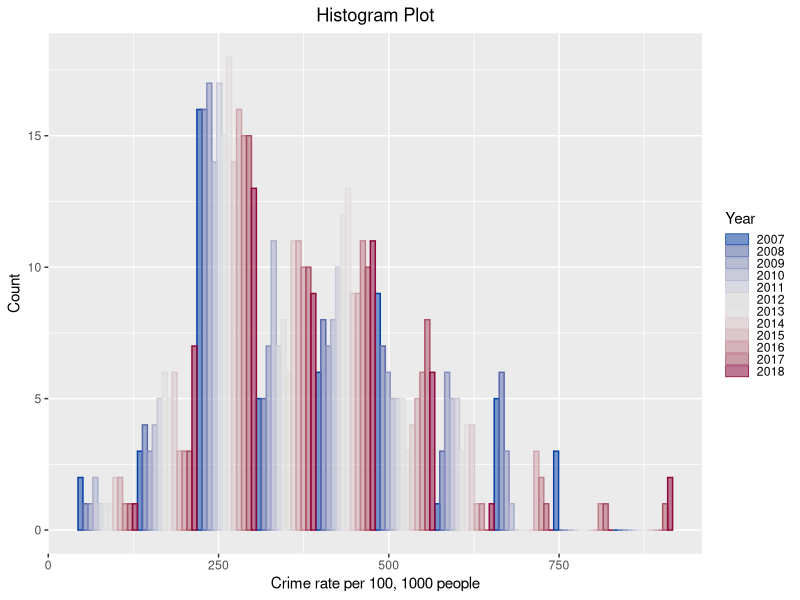
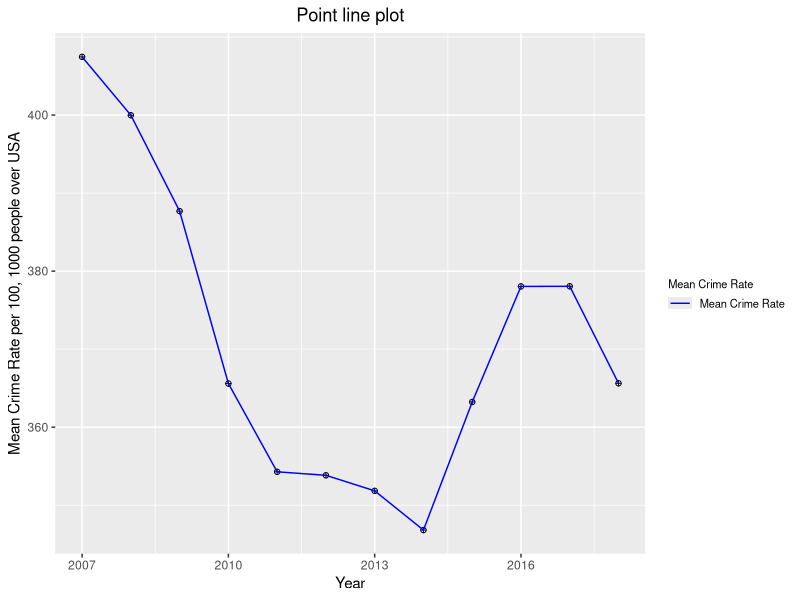
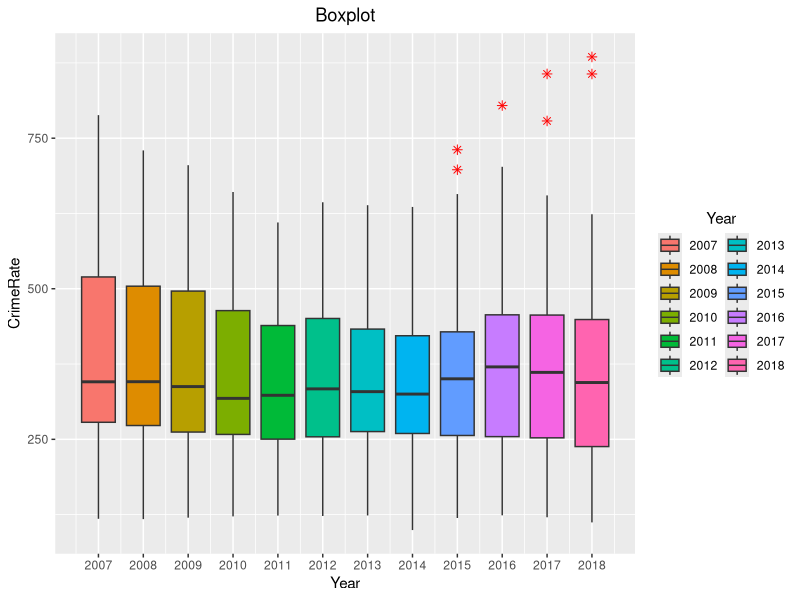
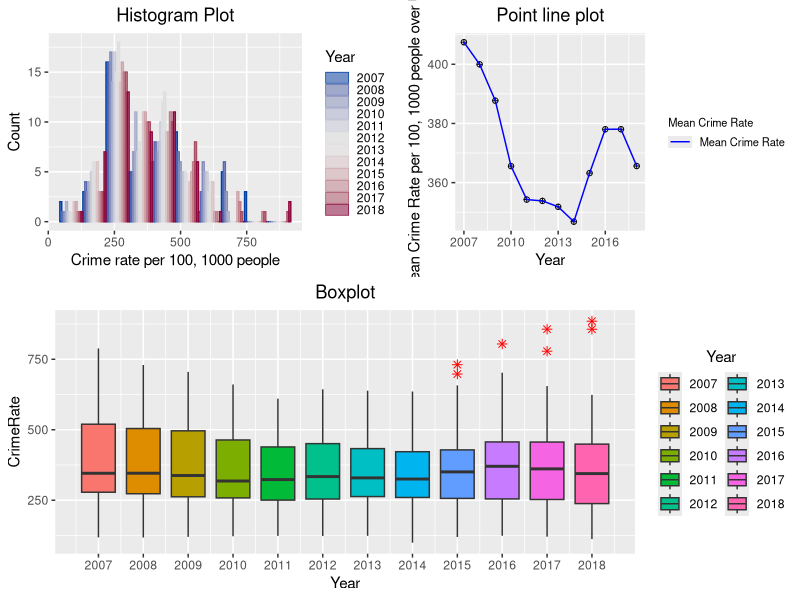

These figures' R source, in order:
## ---- chunk 1
knitr::opts_chunk$set(echo = TRUE, warning = FALSE)

## ---- chunk 2

if(!require(tidyverse)) {install.packages('tidyverse')}; require(tidyverse)
if(!require(colorspace)) {install.packages('colorspace')}; require(colorspace)
if(!require(gridExtra)) {install.packages('gridExtra')}; require(gridExtra)

library(tidyverse)
library(readxl)
library(gridExtra)

#Set the working directory
setwd(dirname(rstudioapi::getSourceEditorContext()$path))

## ---- chunk 3

crime_rates_df = readxl::read_xlsx('Sampledata2.xlsx')

## ---- chunk 4

head(crime_rates_df)
tail(crime_rates_df)

## ---- chunk 5

# Create the first color vector
n_col = length(unique(crime_rates_df$Year))
col1 = colorspace::diverge_hcl(n_col)

## ---- chunk 6

hist_plt <- ggplot(crime_rates_df,aes(x=CrimeRate, color=as.factor(Year), fill=as.factor(Year))) +
  geom_histogram(position = "dodge", alpha=0.5, bins=10) +
  scale_color_manual(values=col1) +
  scale_fill_manual(values=col1, name="Year") +
  labs(title="Crime Rate Histogram Plots", x="Crime rate per 100, 1000 people",
       y="Count", color="Year") +
  theme(plot.title=element_text(hjust=0.5),legend.key.height = unit(.10, 'cm'))+
  ggtitle("Histogram Plot")

hist_plt

## ---- chunk 7

crime_rates_df_new <- crime_rates_df %>%
  group_by(Year) %>%
  summarize(mean_rate=mean(CrimeRate),max_rate=max(CrimeRate), min_rate=min(CrimeRate))

line_plt <- ggplot(crime_rates_df_new, aes(x = Year, y = mean_rate, lty="Mean Crime Rate" )) +
  scale_linetype("Mean Crime Rate") +
  geom_point(color='black', shape=10) + 
  geom_line(color="blue") +
  labs(title="Crime Rate Histogram Plots", x="Year",
       y="Mean Crime Rate per 100, 1000 people over USA") +
  theme(plot.title=element_text(hjust=0.5), legend.text = element_text(size =8),
        legend.title = element_text(size = 8), legend.key.height = unit(.10, 'cm')) +
  ggtitle("Point line plot")

line_plt

## ---- chunk 8

min <- min(crime_rates_df$Year)
max <- max(crime_rates_df$Year)

box_plt <- ggplot(crime_rates_df) + 
  geom_boxplot(aes(x=Year, y= CrimeRate, fill=as.factor(Year), ),
               outlier.colour="red", outlier.shape=8, outlier.size=2) +
  guides(fill=guide_legend(title = 'Year',title.position = "top", nrow=6)) +
  theme(legend.position = "right", legend.title.align=0.5) +
  scale_x_continuous(breaks=seq(min, max, by=1)) + 
  theme(plot.title=element_text(hjust=0.5)) +
  ggtitle("Boxplot")

box_plt

## ---- chunk 9

lay <- rbind(c(1, 1, 1, 2, 2, 2),
             c(1, 1, 1, 2, 2, 2),
             c(1, 1, 1, 2, 2, 2),
             c(1, 1, 1, 2, 2, 2),
             c(1, 1, 1, 2, 2, 2),
             c(1, 1, 1, 2, 2, 2),
             c(3, 3, 3, 3, 3, 3),
             c(3, 3, 3, 3, 3, 3),
             c(3, 3, 3, 3, 3, 3),
             c(3, 3, 3, 3, 3, 3),
             c(3, 3, 3, 3, 3, 3),
             c(3, 3, 3, 3, 3, 3),
             c(3, 3, 3, 3, 3, 3))

grid_plt <- grid.arrange(hist_plt, line_plt, box_plt, layout_matrix=lay)
